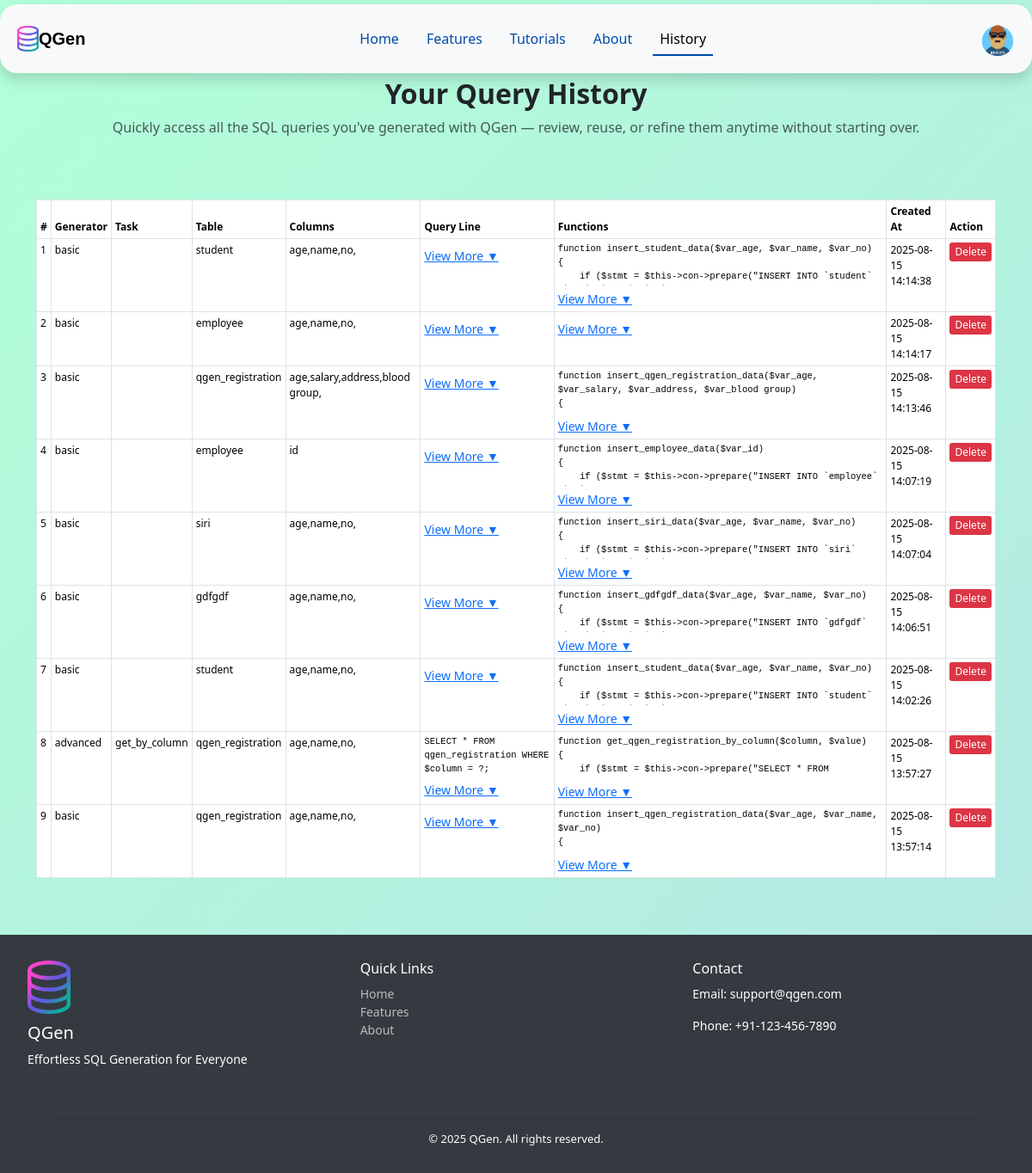
Page /pages/history.php (signed in) on the committed database.
### tables this page shows
CREATE TABLE `qgen_history` (
  `id` int(11) NOT NULL,
  `user_id` int(11) NOT NULL,
  `generator` enum('basic','advanced') NOT NULL,
  `task_name` varchar(150) DEFAULT NULL,
  `table_name` varchar(255) NOT NULL,
  `columns_text` text DEFAULT NULL,
  `query_line` text DEFAULT NULL,
  `full_query` longtext NOT NULL,
  `generated_functions` longtext NOT NULL,
  `created_at` datetime DEFAULT current_timestamp()
);

### config/functions.php (called while the page is built, shortened)
<?php
class db_functions {
    private $conn;
    public function __construct() {
        $this->conn = new mysqli("localhost", "root", "", "qgen");
        $this->conn->set_charset("utf8mb4");
    }
public function get_user_history($user_id) {
    $stmt = $this->conn->prepare("SELECT * FROM qgen_history WHERE user_id = ? ORDER BY created_at DESC");
    $stmt->bind_param("i", $user_id);
    $stmt->execute();
    $result = $stmt->get_result();
    return $result->fetch_all(MYSQLI_ASSOC);
}
}

### pages/history.php (the view, shortened to what this page needs)
<?php
include("../config/functions.php");
$db = new db_functions();
$avatarFile = $_SESSION['avatar'] ?? "avatar1.png";
if (!empty($_SESSION['user_id'])) {
    $user_id = (int)$_SESSION['user_id'];
    $history = $db->get_user_history($user_id);
} else {
    header("Location: index.php");
    exit;
}
?>
<!DOCTYPE html>
<html lang="en">
<head>
  <link href="https://cdn.jsdelivr.net/npm/bootstrap@5.3.7/dist/css/bootstrap.min.css" rel="stylesheet"
>
  <link rel="stylesheet" type="text/css" href="../aseets\css\style.css" />
</head>
<body>
  <nav class="navbar navbar-expand-lg navbar-light bg-light shadow fixed-top w-100">
    <div class="container-fluid">
        <a href="../index.php">
            <img src="../aseets\img\sql-server-icon-png-29.png" alt="QGen Logo" width="25">
        </a>
        <a class="navbar-brand me-auto" href="../index.php">QGen</a>
        <div class="offcanvas offcanvas-end" tabindex="-1" id="offcanvasNavbar" aria-labelledby="offcanvasNavbarLabel">
            <div class="offcanvas-body">
                <ul class="navbar-nav justify-content-center flex-grow-1 pe-3">
                    <li class="nav-item"><a class="nav-link" href="../index.php">Home</a></li>
                    <li class="nav-item"><a class="nav-link" href="features.php">Features</a></li>
                    <li class="nav-item"><a class="nav-link" href="tutorials.php">Tutorials</a></li>
                    <li class="nav-item"><a class="nav-link" href="about.php">About</a></li>
                    <?php if (isset($_SESSION['logged_in_email'])): ?>
                        <li class="nav-item"><a class="nav-link active" aria-current="page" href="history.php">History</a></li>
                    <?php endif; ?>
                </ul>
            </div>
        </div>
        <div class="d-none d-lg-flex gap-2 align-items-center">
            <?php if (isset($_SESSION['logged_in_email'])): ?>
                <a href="profile.php">
                    <img src="<?php echo htmlspecialchars('../assets/img/' . $avatarFile); ?>" alt="User Avatar" style="width:40px; height:40px; border-radius:50%; object-fit: cover;">
                </a>
            <?php else: ?>
                <a href="#" class="login-button" data-bs-toggle="modal" data-bs-target="#loginModal">Login</a>
                <a href="#" class="login-button" style="font-size: 14px;" data-bs-toggle="modal" data-bs-target="#signupModal">Sign up &#x25B8;</a>
            <?php endif; ?>
        </div>
    </div>
  </nav>
  <main class="flex-grow-1" style="margin-top: 90px;">
    <section class="container">
      <div class="text-center mb-4">
        <h2 class="fw-bold">Your Query History</h2>
        <p class="text-muted">Quickly access all the SQL queries you've generated with QGen — review, reuse, or refine them anytime without starting over.</p>
      </div>
    </section>
  </main>
  <div class="container mt-5">
    <?php if (empty($history)): ?>
        <p class="text-center">No history found.</p>
    <?php else: ?>
        <div class="table-responsive-container">
            <table class="table table-bordered table-sm" style="font-size: 12px; min-width: 800px;">
                <thead>
                    <tr>
                        <th>#</th>
                        <th>Generator</th>
                        <th>Task</th>
                        <th>Table</th>
                        <th>Columns</th>
                        <th>Query Line</th>
                        <th>Functions</th>
                        <th>Created At</th>
                        <th>Action</th>
                    </tr>
                </thead>
                <tbody>
                    <?php foreach ($history as $idx => $row): ?>
                        <tr>
                            <td><?= $idx + 1 ?></td>
                            <td><?= htmlspecialchars($row['generator']) ?></td>
                            <td><?= htmlspecialchars($row['task_name']) ?></td>
                            <td><?= htmlspecialchars($row['table_name']) ?></td>
                            <td><?= htmlspecialchars($row['columns_text']) ?></td>
                            <td>
                                <pre id="query-<?= $row['id'] ?>" style="max-height:50px; overflow:hidden; white-space:pre-wrap; margin-bottom: 5px;"><?= htmlspecialchars($row['query_line']) ?></pre>
                                <button type="button" onclick="toggleFunction('query-<?= $row['id'] ?>', this)" class="plain-toggle-btn">View More ▼</button>
                            </td>
                            <td>
                                <pre id="func-<?= $row['id'] ?>" style="max-height:50px; overflow:hidden; white-space:pre-wrap; margin-bottom: 5px;"><?= htmlspecialchars($row['generated_functions']) ?></pre>
                                <button type="button" onclick="toggleFunction('func-<?= $row['id'] ?>', this)" class="plain-toggle-btn">View More ▼</button>
                            </td>
                            <td><?= $row['created_at'] ?></td>
                            <td>
                                <a href="?delete_id=<?= $row['id'] ?>" class="small-delete-btn" onclick="return confirm('Are you sure?')">Delete</a>
                            </td>
                        </tr>
                    <?php endforeach; ?>
                </tbody>
            </table>
        </div>
    <?php endif; ?>
  </div>
  <footer style="background-color: #343a40; color: #fff; padding: 30px 0; text-align: center; width: 100%; margin-top: 50px;">
    <div class="container-fluid px-0">
        <div class="row justify-content-center text-center text-md-start" style="margin: 0; padding: 0 20px;">
            <div class="col-md-4 mb-3 d-flex flex-column align-items-center align-items-md-start">
                <img src="../aseets\img\sql-server-icon-png-29.png" alt="QGen Logo" width="50" style="margin-bottom: 10px;">
                <h5>QGen</h5>
                <p style="font-size: 14px;">Effortless SQL Generation for Everyone</p>
            </div>
            <div class="col-md-4 mb-3">
                <h6>Quick Links</h6>
                <ul class="list-unstyled" style="font-size: 14px;">
                    <li><a href="../index.php" style="color: #bbb; text-decoration: none;">Home</a></li>
                    <li><a href="features.php" style="color: #bbb; text-decoration: none;">Features</a></li>
                    <li><a href="about.php" style="color: #bbb; text-decoration: none;">About</a></li>
                </ul>
            </div>
            <div class="col-md-4 mb-3">
                <h6>Contact</h6>
                <p style="font-size: 14px;">Email: support@qgen.com</p>
                <p style="font-size: 14px;">Phone: +91-123-456-7890</p>
            </div>
        </div>
        <hr style="border-color: #555; margin: 20px auto; width: 90%;">
        <p style="margin: 0; font-size: 13px;">&copy; 2025 QGen. All rights reserved.</p>
    </div>
  </footer>
</body>
</html>

### aseets/css/style.css (style rules this page uses)
.navbar { background-color: #fff; height: 80px; margin-top: 5px; margin-left: 0px; margin-right: 10px; border-radius: 20px; padding: 0.5rem; }
.nav-link { margin-left: 16px; }
.navbar-brand { font-family:'Lucida Sans', 'Lucida Sans Regular', 'Lucida Grande', 'Lucida Sans Unicode', Geneva, Verdana, sans-serif; font-weight: bold; }
.nav-link { color: #004aaa; font-weight: 500; position: relative; }
.nav-link:hover, .nav-link.active { color: black; }
@media (min-width:700px) { .nav-link::before { content:""; position: absolute; bottom: 0; left: 50%; transform: translateX(-50%); width: 0; height: 2px; background-color: #004aaa; visibility: hidden; transition: 0.3s ease-in-out; } }
@media (min-width:700px) { .nav-link:hover::before, .nav-link.active::before { width: 100%; visibility: visible; } }
body { margin: 0; padding: 0; font-family: 'Segoe UI', sans-serif; background: linear-gradient(-45deg, #ffbae4, #bab8ff, #b2ffd8); background-size: 600% 600%; animation: gradientMove 10s ease infinite; display: flex; justify-content: center; align-items: center; flex-direction: column; min-height: 100vh; }

### pages/history.php (style rules this page uses)
.plain-toggle-btn { background: none; border: none; padding: 0; margin: 0; color: #0d6efd; font-size: 14px; cursor: pointer; text-decoration: underline; }
.small-delete-btn { background-color: #dc3545; color: #fff; border: none; padding: 2px 6px; font-size: 12px; border-radius: 3px; text-decoration: none; display: inline-block; cursor: pointer; }
.table-responsive-container { width: 100%; overflow-x: auto; -webkit-overflow-scrolling: touch; }

### rows in the picture
qgen_history: generator "basic", table_name "student", columns_text "age,name,no,", generated_functions "function insert_student_data($var_age, $var_name, $var_no) { if ($stmt = $this->con->prepare(\"INSERT INTO `student`…", created_at "2025-08-15 14:14:38"
qgen_history: generator "basic", table_name "employee", columns_text "age,name,no,", created_at "2025-08-15 14:14:17"
qgen_history: generator "basic", table_name "qgen_registration", columns_text "age,salary,address,blood group,", generated_functions "function insert_qgen_registration_data($var_age, $var_salary, $var_address, $var_blood group) {…", created_at "2025-08-15 14:13:46"
qgen_history: generator "basic", table_name "employee", columns_text "id", generated_functions "function insert_employee_data($var_id) { if ($stmt = $this->con->prepare(\"INSERT INTO `employee`…", created_at "2025-08-15 14:07:19"
qgen_history: generator "basic", table_name "siri", columns_text "age,name,no,", generated_functions "function insert_siri_data($var_age, $var_name, $var_no) { if ($stmt = $this->con->prepare(\"INSERT INTO `siri`…", created_at "2025-08-15 14:07:04"
qgen_history: generator "basic", table_name "gdfgdf", columns_text "age,name,no,", generated_functions "function insert_gdfgdf_data($var_age, $var_name, $var_no) { if ($stmt = $this->con->prepare(\"INSERT INTO `gdfgdf`…", created_at "2025-08-15 14:06:51"
qgen_history: generator "basic", table_name "student", columns_text "age,name,no,", generated_functions "function insert_student_data($var_age, $var_name, $var_no) { if ($stmt = $this->con->prepare(\"INSERT INTO `student`…", created_at "2025-08-15 14:02:26"
qgen_history: generator "advanced", task_name "get_by_column", table_name "qgen_registration", columns_text "age,name,no,", query_line "SELECT * FROM qgen_registration WHERE $column = ?;…", generated_functions "function get_qgen_registration_by_column($column, $value) { if ($stmt = $this->con->prepare(\"SELECT * FROM…", created_at "2025-08-15 13:57:27"
qgen_history: generator "basic", table_name "qgen_registration", columns_text "age,name,no,", generated_functions "function insert_qgen_registration_data($var_age, $var_name, $var_no) {…", created_at "2025-08-15 13:57:14"
